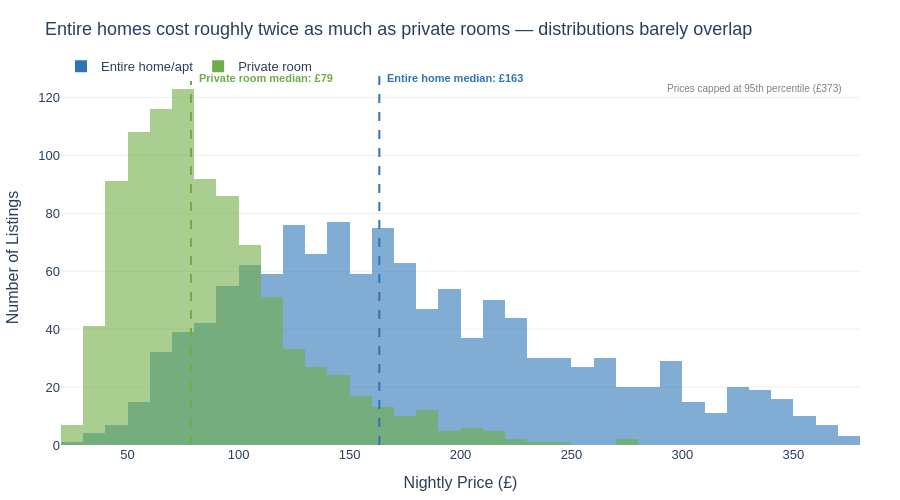

The notebook cell this image was saved under:
### Markdown cell above
## Task 1 — Histogram: price by room type (overlapping distributions)

**What to build:** A histogram showing price distributions for **Entire home/apt vs Private room** (exclude Shared room — too few observations) overlaid on the same chart.

**Requirements:**
- Both room types on the same chart (use `color='room_type'`)
- `barmode='overlay'` with `opacity=0.6` so both distributions are visible
- A vertical line for the median of EACH room type, differently coloured
- Insight title comparing the two distributions

> 💡 `df_cap[df_cap['room_type'].isin(['Entire home/apt','Private room'])]`

### Code cell
# %%
# Task 1 — Histogram: price by room type (overlapping distributions)

two_types = df_cap[df_cap['room_type'].isin(['Entire home/apt', 'Private room'])]

colour_map = {
    'Entire home/apt': '#2E75B6',
    'Private room':    '#70AD47'
}

fig = px.histogram(
    data_frame=two_types,
    x='price',
    color='room_type',
    nbins=50,
    barmode='overlay',
    opacity=0.6,
    color_discrete_map=colour_map,
    labels={'price': 'Nightly Price (£)', 'count': 'Number of Listings', 'room_type': ''},
    height=500
)

# Median lines for each room type
for room, colour in colour_map.items():
    median_val = two_types.loc[two_types['room_type'] == room, 'price'].median()
    fig.add_vline(
        x=median_val,
        line_dash='dash',
        line_color=colour,
        line_width=2,
        annotation=dict(
            text=f'<b>{room.split("/")[0]} median: £{median_val:.0f}</b>',
            font=dict(color=colour, size=11),
            xanchor='left',
            xshift=6
        )
    )

fig.add_annotation(
    x=0.98, y=0.97,
    xref='paper', yref='paper',
    text=f'Prices capped at 95th percentile (£{p95:.0f})',
    showarrow=False,
    font=dict(size=10, color='grey'),
    xanchor='right'
)

fig.update_layout(
    title='Entire homes cost roughly twice as much as private rooms — distributions barely overlap',
    plot_bgcolor='white',
    paper_bgcolor='white',
    font=dict(family='Arial', size=13),
    yaxis=dict(gridcolor='#EEEEEE', title='Number of Listings'),
    xaxis=dict(showgrid=False, title='Nightly Price (£)'),
    legend=dict(orientation='h', y=1.05, x=0),
    margin=dict(l=60, r=40, t=70, b=40)
)

fig.show()

### Figure 1 — Plotly figure (JSON) as saved in the notebook; plotly's stock layout.template omitted (floating-point values rounded to 4 significant figures; data arrays with more than 128 entries replaced by an {"elided": "..."} marker saying what was removed)
{"data": [{"bingroup": "x", "hovertemplate": "=Entire home/apt<br>Nightly Price (£)=%{x}<br>count=%{y}<extra></extra>", "legendgroup": "Entire home/apt", "marker": {"color": "#2E75B6", "opacity": 0.6, "pattern": {"shape": ""}}, "name": "Entire home/apt", "nbinsx": 50, "orientation": "v", "showlegend": true, "type": "histogram", "x": {"elided": "1251 float values"}, "xaxis": "x", "yaxis": "y"}, {"bingroup": "x", "hovertemplate": "=Private room<br>Nightly Price (£)=%{x}<br>count=%{y}<extra></extra>", "legendgroup": "Private room", "marker": {"color": "#70AD47", "opacity": 0.6, "pattern": {"shape": ""}}, "name": "Private room", "nbinsx": 50, "orientation": "v", "showlegend": true, "type": "histogram", "x": {"elided": "942 float values"}, "xaxis": "x", "yaxis": "y"}], "layout": {"annotations": [{"font": {"color": "#2E75B6", "size": 11}, "showarrow": false, "text": "<b>Entire home median: £163</b>", "x": 163.4, "xanchor": "left", "xref": "x", "xshift": 6, "y": 1, "yanchor": "top", "yref": "y domain"}, {"font": {"color": "#70AD47", "size": 11}, "showarrow": false, "text": "<b>Private room median: £79</b>", "x": 78.57, "xanchor": "left", "xref": "x", "xshift": 6, "y": 1, "yanchor": "top", "yref": "y domain"}, {"font": {"color": "grey", "size": 10}, "showarrow": false, "text": "Prices capped at 95th percentile (£373)", "x": 0.98, "xanchor": "right", "xref": "paper", "y": 0.97, "yref": "paper"}], "barmode": "overlay", "font": {"family": "Arial", "size": 13}, "height": 500, "legend": {"orientation": "h", "title": {"text": ""}, "tracegroupgap": 0, "x": 0, "y": 1.05}, "margin": {"b": 40, "l": 60, "r": 40, "t": 70}, "paper_bgcolor": "white", "plot_bgcolor": "white", "shapes": [{"line": {"color": "#2E75B6", "dash": "dash", "width": 2}, "type": "line", "x0": 163.4, "x1": 163.4, "xref": "x", "y0": 0, "y1": 1, "yref": "y domain"}, {"line": {"color": "#70AD47", "dash": "dash", "width": 2}, "type": "line", "x0": 78.57, "x1": 78.57, "xref": "x", "y0": 0, "y1": 1, "yref": "y domain"}], "title": {"text": "Entire homes cost roughly twice as much as private rooms — distributions barely overlap"}, "xaxis": {"anchor": "y", "domain": [0, 1], "showgrid": false, "title": {"text": "Nightly Price (£)"}}, "yaxis": {"anchor": "x", "domain": [0, 1], "gridcolor": "#EEEEEE", "title": {"text": "Number of Listings"}}}}
